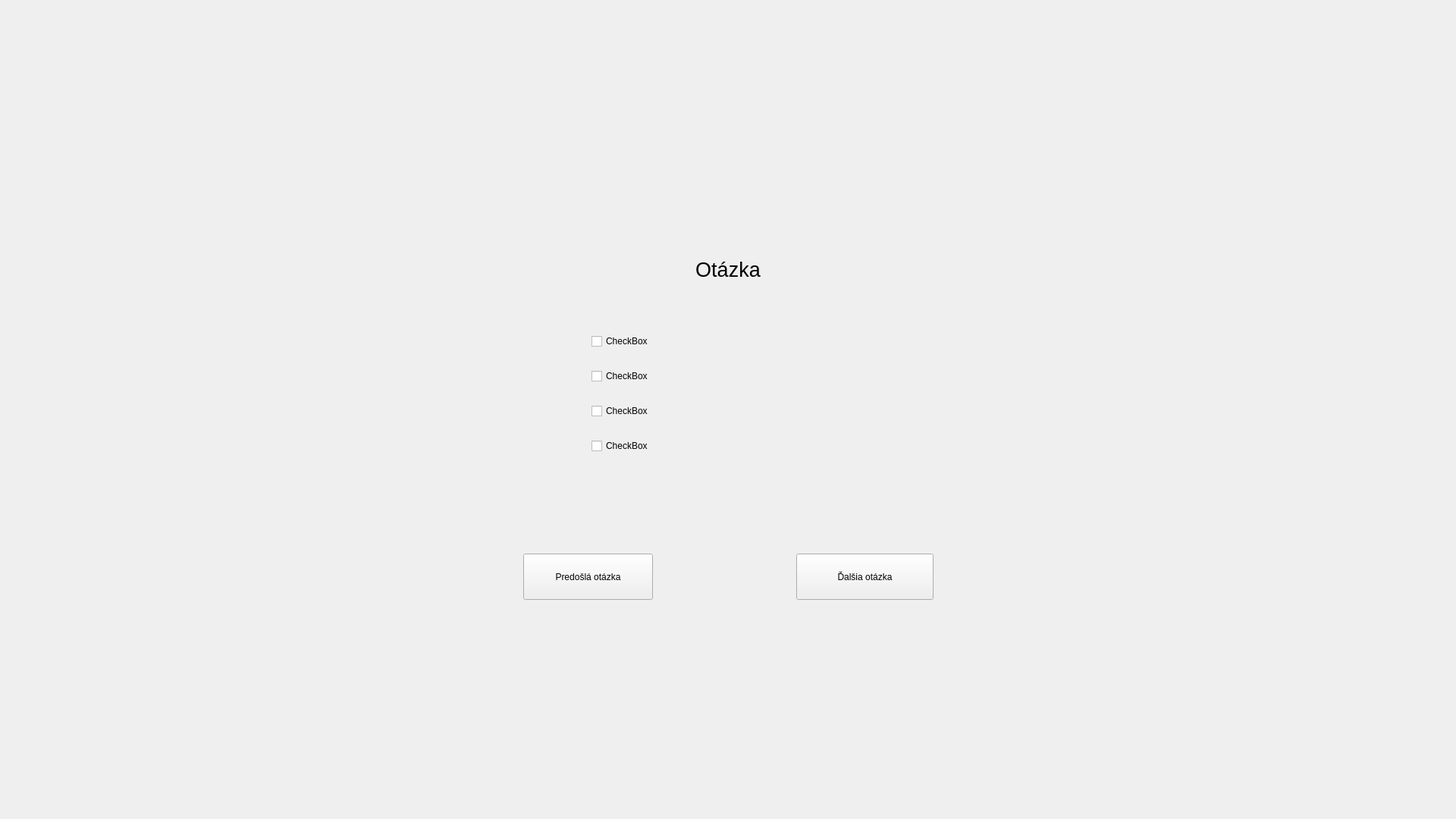
<?xml version="1.0" encoding="UTF-8"?>
<ui version="4.0">
 <class>widget</class>
 <widget class="QWidget" name="widget">
  <property name="geometry">
   <rect>
    <x>0</x>
    <y>0</y>
    <width>1920</width>
    <height>1080</height>
   </rect>
  </property>
  <property name="windowTitle">
   <string>Form</string>
  </property>
  <property name="locale">
   <locale language="Slovak" country="Slovakia"/>
  </property>
  <widget class="QWidget" name="question_widget" native="true">
   <property name="geometry">
    <rect>
     <x>660</x>
     <y>240</y>
     <width>600</width>
     <height>600</height>
    </rect>
   </property>
   <property name="locale">
    <locale language="Slovak" country="Slovakia"/>
   </property>
   <widget class="QLabel" name="question">
    <property name="geometry">
     <rect>
      <x>200</x>
      <y>70</y>
      <width>200</width>
      <height>91</height>
     </rect>
    </property>
    <property name="font">
     <font>
      <family>Ubuntu</family>
      <pointsize>20</pointsize>
     </font>
    </property>
    <property name="text">
     <string>Otázka</string>
    </property>
    <property name="alignment">
     <set>Qt::AlignCenter</set>
    </property>
   </widget>
   <widget class="QPushButton" name="next">
    <property name="geometry">
     <rect>
      <x>390</x>
      <y>490</y>
      <width>181</width>
      <height>61</height>
     </rect>
    </property>
    <property name="text">
     <string>Ďalšia otázka</string>
    </property>
   </widget>
   <widget class="QPushButton" name="prev">
    <property name="geometry">
     <rect>
      <x>30</x>
      <y>490</y>
      <width>171</width>
      <height>61</height>
     </rect>
    </property>
    <property name="text">
     <string>Predošlá otázka</string>
    </property>
   </widget>
   <widget class="QWidget" name="gridLayoutWidget">
    <property name="geometry">
     <rect>
      <x>120</x>
      <y>180</y>
      <width>341</width>
      <height>201</height>
     </rect>
    </property>
    <layout class="QGridLayout" name="gridLayout">
     <item row="3" column="0">
      <widget class="QCheckBox" name="checkBox_2">
       <property name="text">
        <string>CheckBox</string>
       </property>
      </widget>
     </item>
     <item row="0" column="0">
      <widget class="QCheckBox" name="checkBox">
       <property name="text">
        <string>CheckBox</string>
       </property>
      </widget>
     </item>
     <item row="2" column="0">
      <widget class="QCheckBox" name="checkBox_3">
       <property name="text">
        <string>CheckBox</string>
       </property>
      </widget>
     </item>
     <item row="1" column="0">
      <widget class="QCheckBox" name="checkBox_4">
       <property name="text">
        <string>CheckBox</string>
       </property>
      </widget>
     </item>
    </layout>
   </widget>
  </widget>
 </widget>
 <resources/>
 <connections/>
</ui>
